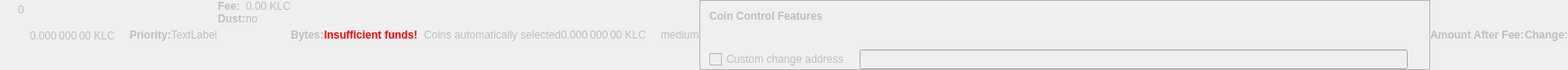
    <widget class="QWidget" name="dummyHideWidget" native="true">
     <property name="enabled">
      <bool>false</bool>
     </property>
     <property name="maximumSize">
      <size>
       <width>100</width>
       <height>22</height>
      </size>
     </property>
     <layout class="QHBoxLayout" name="dummyHideLayout">
      <property name="spacing">
       <number>0</number>
      </property>
      <property name="leftMargin">
       <number>0</number>
      </property>
      <property name="topMargin">
       <number>0</number>
      </property>
      <property name="rightMargin">
       <number>0</number>
      </property>
      <property name="bottomMargin">
       <number>0</number>
      </property>
      <item>
       <layout class="QFormLayout" name="formLayoutCoinControl1">
        <property name="horizontalSpacing">
         <number>10</number>
        </property>
        <property name="verticalSpacing">
         <number>14</number>
        </property>
        <property name="leftMargin">
         <number>10</number>
        </property>
        <property name="topMargin">
         <number>4</number>
        </property>
        <property name="rightMargin">
         <number>6</number>
        </property>
        <item row="0" column="1">
         <widget class="QLabel" name="labelCoinControlBytes">
          <property name="cursor">
           <cursorShape>IBeamCursor</cursorShape>
          </property>
          <property name="contextMenuPolicy">
           <enum>Qt::ActionsContextMenu</enum>
          </property>
          <property name="text">
           <string notr="true">0</string>
          </property>
          <property name="textInteractionFlags">
           <set>Qt::LinksAccessibleByMouse|Qt::TextSelectableByKeyboard|Qt::TextSelectableByMouse</set>
          </property>
         </widget>
        </item>
       </layout>
      </item>
      <item>
       <widget class="QLabel" name="labelCoinControlAfterFee">
        <property name="enabled">
         <bool>false</bool>
        </property>
        <property name="sizePolicy">
         <sizepolicy hsizetype="Fixed" vsizetype="Fixed">
          <horstretch>0</horstretch>
          <verstretch>0</verstretch>
         </sizepolicy>
        </property>
        <property name="minimumSize">
         <size>
          <width>111</width>
          <height>12</height>
         </size>
        </property>
        <property name="maximumSize">
         <size>
          <width>111</width>
          <height>12</height>
         </size>
        </property>
        <property name="cursor">
         <cursorShape>IBeamCursor</cursorShape>
        </property>
        <property name="contextMenuPolicy">
         <enum>Qt::ActionsContextMenu</enum>
        </property>
        <property name="text">
         <string notr="true">0.000 000 00 KLC</string>
        </property>
        <property name="textInteractionFlags">
         <set>Qt::LinksAccessibleByMouse|Qt::TextSelectableByKeyboard|Qt::TextSelectableByMouse</set>
        </property>
       </widget>
      </item>
      <item>
       <widget class="QLabel" name="labelCoinControlPriorityText">
        <property name="enabled">
         <bool>false</bool>
        </property>
        <property name="font">
         <font>
          <weight>75</weight>
          <bold>true</bold>
         </font>
        </property>
        <property name="text">
         <string>Priority:</string>
        </property>
       </widget>
      </item>
      <item>
       <layout class="QHBoxLayout" name="horizontalLayout">
        <item>
         <widget class="QLabel" name="WarningLabel">
          <property name="text">
           <string>TextLabel</string>
          </property>
         </widget>
        </item>
       </layout>
      </item>
      <item>
       <layout class="QFormLayout" name="formLayoutCoinControl3">
        <property name="horizontalSpacing">
         <number>0</number>
        </property>
        <property name="verticalSpacing">
         <number>0</number>
        </property>
        <property name="leftMargin">
         <number>0</number>
        </property>
        <property name="topMargin">
         <number>0</number>
        </property>
        <property name="rightMargin">
         <number>0</number>
        </property>
        <item row="0" column="0">
         <widget class="QLabel" name="labelCoinControlFeeText">
          <property name="enabled">
           <bool>false</bool>
          </property>
          <property name="font">
           <font>
            <weight>75</weight>
            <bold>true</bold>
           </font>
          </property>
          <property name="text">
           <string>Fee:</string>
          </property>
          <property name="margin">
           <number>0</number>
          </property>
         </widget>
        </item>
        <item row="0" column="1">
         <widget class="QLabel" name="labelCoinControlFee">
          <property name="enabled">
           <bool>false</bool>
          </property>
          <property name="cursor">
           <cursorShape>IBeamCursor</cursorShape>
          </property>
          <property name="contextMenuPolicy">
           <enum>Qt::ActionsContextMenu</enum>
          </property>
          <property name="text">
           <string notr="true">0.00 KLC</string>
          </property>
          <property name="textInteractionFlags">
           <set>Qt::LinksAccessibleByMouse|Qt::TextSelectableByKeyboard|Qt::TextSelectableByMouse</set>
          </property>
         </widget>
        </item>
        <item row="1" column="0">
         <widget class="QLabel" name="labelCoinControlLowOutputText">
          <property name="enabled">
           <bool>false</bool>
          </property>
          <property name="font">
           <font>
            <weight>75</weight>
            <bold>true</bold>
           </font>
          </property>
          <property name="text">
           <string>Dust:</string>
          </property>
         </widget>
        </item>
        <item row="1" column="1">
         <widget class="QLabel" name="labelCoinControlLowOutput">
          <property name="enabled">
           <bool>false</bool>
          </property>
          <property name="cursor">
           <cursorShape>IBeamCursor</cursorShape>
          </property>
          <property name="contextMenuPolicy">
           <enum>Qt::ActionsContextMenu</enum>
          </property>
          <property name="text">
           <string>no</string>
          </property>
          <property name="textInteractionFlags">
           <set>Qt::LinksAccessibleByMouse|Qt::TextSelectableByKeyboard|Qt::TextSelectableByMouse</set>
          </property>
         </widget>
        </item>
       </layout>
      </item>
      <item>
       <widget class="QLabel" name="labelCoinControlBytesText">
        <property name="enabled">
         <bool>false</bool>
        </property>
        <property name="font">
         <font>
          <weight>75</weight>
          <bold>true</bold>
         </font>
        </property>
        <property name="text">
         <string>Bytes:</string>
        </property>
       </widget>
      </item>
      <item>
       <layout class="QFormLayout" name="formLayoutCoinControl2">
        <property name="horizontalSpacing">
         <number>0</number>
        </property>
        <property name="verticalSpacing">
         <number>0</number>
        </property>
        <property name="leftMargin">
         <number>0</number>
        </property>
        <property name="topMargin">
         <number>0</number>
        </property>
        <property name="rightMargin">
         <number>0</number>
        </property>
       </layout>
      </item>
      <item>
       <layout class="QHBoxLayout" name="horizontalLayoutCoinControl2">
        <property name="spacing">
         <number>0</number>
        </property>
        <property name="bottomMargin">
         <number>0</number>
        </property>
       </layout>
      </item>
      <item>
       <widget class="QLabel" name="labelCoinControlInsuffFunds">
        <property name="enabled">
         <bool>false</bool>
        </property>
        <property name="minimumSize">
         <size>
          <width>0</width>
          <height>0</height>
         </size>
        </property>
        <property name="font">
         <font>
          <weight>75</weight>
          <bold>true</bold>
         </font>
        </property>
        <property name="styleSheet">
         <string notr="true">color:red;font-weight:bold;</string>
        </property>
        <property name="text">
         <string>Insufficient funds!</string>
        </property>
        <property name="margin">
         <number>5</number>
        </property>
       </widget>
      </item>
      <item>
       <layout class="QFormLayout" name="formLayoutCoinControl4">
        <property name="horizontalSpacing">
         <number>0</number>
        </property>
        <property name="verticalSpacing">
         <number>0</number>
        </property>
        <property name="leftMargin">
         <number>0</number>
        </property>
        <property name="topMargin">
         <number>0</number>
        </property>
        <property name="rightMargin">
         <number>0</number>
        </property>
       </layout>
      </item>
      <item>
       <widget class="QLabel" name="labelCoinControlChangeLabel">
        <property name="enabled">
         <bool>false</bool>
        </property>
        <property name="sizePolicy">
         <sizepolicy hsizetype="Preferred" vsizetype="Expanding">
          <horstretch>0</horstretch>
          <verstretch>0</verstretch>
         </sizepolicy>
        </property>
        <property name="minimumSize">
         <size>
          <width>0</width>
          <height>0</height>
         </size>
        </property>
        <property name="text">
         <string/>
        </property>
        <property name="margin">
         <number>3</number>
        </property>
       </widget>
      </item>
      <item>
       <widget class="QLabel" name="labelCoinControlAutomaticallySelected">
        <property name="enabled">
         <bool>false</bool>
        </property>
        <property name="sizePolicy">
         <sizepolicy hsizetype="Fixed" vsizetype="Fixed">
          <horstretch>0</horstretch>
          <verstretch>0</verstretch>
         </sizepolicy>
        </property>
        <property name="minimumSize">
         <size>
          <width>0</width>
          <height>0</height>
         </size>
        </property>
        <property name="maximumSize">
         <size>
          <width>240</width>
          <height>16777215</height>
         </size>
        </property>
        <property name="text">
         <string>Coins automatically selected</string>
        </property>
        <property name="margin">
         <number>5</number>
        </property>
       </widget>
      </item>
      <item>
       <widget class="QLabel" name="labelCoinControlChange">
        <property name="enabled">
         <bool>false</bool>
        </property>
        <property name="sizePolicy">
         <sizepolicy hsizetype="Fixed" vsizetype="Fixed">
          <horstretch>0</horstretch>
          <verstretch>0</verstretch>
         </sizepolicy>
        </property>
        <property name="minimumSize">
         <size>
          <width>111</width>
          <height>0</height>
         </size>
        </property>
        <property name="maximumSize">
         <size>
          <width>111</width>
          <height>16777215</height>
         </size>
        </property>
        <property name="cursor">
         <cursorShape>IBeamCursor</cursorShape>
        </property>
        <property name="contextMenuPolicy">
         <enum>Qt::ActionsContextMenu</enum>
        </property>
        <property name="text">
         <string notr="true">0.000 000 00 KLC</string>
        </property>
        <property name="textInteractionFlags">
         <set>Qt::LinksAccessibleByMouse|Qt::TextSelectableByKeyboard|Qt::TextSelectableByMouse</set>
        </property>
       </widget>
      </item>
      <item>
       <widget class="QLabel" name="labelCoinControlPriority">
        <property name="enabled">
         <bool>false</bool>
        </property>
        <property name="cursor">
         <cursorShape>IBeamCursor</cursorShape>
        </property>
        <property name="contextMenuPolicy">
         <enum>Qt::ActionsContextMenu</enum>
        </property>
        <property name="text">
         <string>medium</string>
        </property>
        <property name="textInteractionFlags">
         <set>Qt::LinksAccessibleByMouse|Qt::TextSelectableByKeyboard|Qt::TextSelectableByMouse</set>
        </property>
       </widget>
      </item>
      <item>
       <widget class="QFrame" name="frameCoinControl">
        <property name="sizePolicy">
         <sizepolicy hsizetype="Expanding" vsizetype="Expanding">
          <horstretch>0</horstretch>
          <verstretch>0</verstretch>
         </sizepolicy>
        </property>
        <property name="maximumSize">
         <size>
          <width>16777215</width>
          <height>16777215</height>
         </size>
        </property>
        <property name="frameShape">
         <enum>QFrame::StyledPanel</enum>
        </property>
        <property name="frameShadow">
         <enum>QFrame::Sunken</enum>
        </property>
        <layout class="QVBoxLayout" name="verticalLayoutCoinControl2_2">
         <property name="spacing">
          <number>0</number>
         </property>
         <property name="leftMargin">
          <number>0</number>
         </property>
         <property name="topMargin">
          <number>0</number>
         </property>
         <property name="rightMargin">
          <number>0</number>
         </property>
         <property name="bottomMargin">
          <number>0</number>
         </property>
         <item>
          <layout class="QVBoxLayout" name="verticalLayoutCoinControl" stretch="0,0,0,1">
           <property name="spacing">
            <number>0</number>
           </property>
           <property name="leftMargin">
            <number>10</number>
           </property>
           <property name="topMargin">
            <number>10</number>
           </property>
           <item>
            <layout class="QHBoxLayout" name="horizontalLayoutCoinControl1">
             <property name="bottomMargin">
              <number>15</number>
             </property>
             <item>
              <widget class="QLabel" name="labelCoinControlFeatures">
               <property name="enabled">
                <bool>false</bool>
               </property>
               <property name="sizePolicy">
                <sizepolicy hsizetype="Preferred" vsizetype="Maximum">
                 <horstretch>0</horstretch>
                 <verstretch>0</verstretch>
                </sizepolicy>
               </property>
               <property name="font">
                <font>
                 <weight>75</weight>
                 <bold>true</bold>
                </font>
               </property>
               <property name="styleSheet">
                <string notr="true">font-weight:bold;</string>
               </property>
               <property name="text">
                <string>Coin Control Features</string>
               </property>
              </widget>
             </item>
            </layout>
           </item>
           <item>
            <widget class="QWidget" name="widgetCoinControl" native="true">
             <property name="sizePolicy">
              <sizepolicy hsizetype="Preferred" vsizetype="Preferred">
               <horstretch>0</horstretch>
               <verstretch>0</verstretch>
              </sizepolicy>
             </property>
             <property name="minimumSize">
              <size>
               <width>0</width>
               <height>0</height>
              </size>
             </property>
             <property name="styleSheet">
              <string notr="true"/>
             </property>
             <layout class="QHBoxLayout" name="horizontalLayoutCoinControl5_2">
              <property name="leftMargin">
               <number>0</number>
              </property>
              <property name="topMargin">
               <number>0</number>
              </property>
              <property name="rightMargin">
               <number>0</number>
              </property>
              <property name="bottomMargin">
               <number>0</number>
              </property>
              <item>
               <layout class="QHBoxLayout" name="horizontalLayoutCoinControl3">
                <property name="spacing">
                 <number>20</number>
                </property>
                <property name="topMargin">
                 <number>0</number>
                </property>
                <property name="bottomMargin">
                 <number>10</number>
                </property>
               </layout>
              </item>
             </layout>
            </widget>
           </item>
           <item>
            <layout class="QHBoxLayout" name="horizontalLayoutCoinControl4" stretch="0,0,0">
             <property name="spacing">
              <number>12</number>
             </property>
             <property name="sizeConstraint">
              <enum>QLayout::SetDefaultConstraint</enum>
             </property>
             <property name="topMargin">
              <number>5</number>
             </property>
             <property name="rightMargin">
              <number>5</number>
             </property>
             <item>
              <widget class="QCheckBox" name="checkBoxCoinControlChange">
               <property name="enabled">
                <bool>false</bool>
               </property>
               <property name="toolTip">
                <string>If this is activated, but the change address is empty or invalid, change will be sent to a newly generated address.</string>
               </property>
               <property name="text">
                <string>Custom change address</string>
               </property>
              </widget>
             </item>
             <item>
              <widget class="QValidatedLineEdit" name="lineEditCoinControlChange">
               <property name="enabled">
                <bool>false</bool>
               </property>
               <property name="sizePolicy">
                <sizepolicy hsizetype="Expanding" vsizetype="Fixed">
                 <horstretch>0</horstretch>
                 <verstretch>0</verstretch>
                </sizepolicy>
               </property>
              </widget>
             </item>
             <item>
              <widget class="QLabel" name="labelCoinControlChangeLabel_2">
               <property name="sizePolicy">
                <sizepolicy hsizetype="Preferred" vsizetype="Expanding">
                 <horstretch>0</horstretch>
                 <verstretch>0</verstretch>
                </sizepolicy>
               </property>
               <property name="minimumSize">
                <size>
                 <width>0</width>
                 <height>0</height>
                </size>
               </property>
               <property name="text">
                <string/>
               </property>
               <property name="margin">
                <number>3</number>
               </property>
              </widget>
             </item>
            </layout>
           </item>
           <item>
            <spacer name="verticalSpacerCoinControl">
             <property name="orientation">
              <enum>Qt::Vertical</enum>
             </property>
             <property name="sizeHint" stdset="0">
              <size>
               <width>800</width>
               <height>1</height>
              </size>
             </property>
            </spacer>
           </item>
          </layout>
         </item>
        </layout>
       </widget>
      </item>
      <item>
       <widget class="QLabel" name="labelCoinControlAfterFeeText">
        <property name="enabled">
         <bool>false</bool>
        </property>
        <property name="minimumSize">
         <size>
          <width>0</width>
          <height>0</height>
         </size>
        </property>
        <property name="maximumSize">
         <size>
          <width>16777215</width>
          <height>16777215</height>
         </size>
        </property>
        <property name="font">
         <font>
          <weight>75</weight>
          <bold>true</bold>
         </font>
        </property>
        <property name="text">
         <string>Amount After Fee:</string>
        </property>
        <property name="alignment">
         <set>Qt::AlignLeading|Qt::AlignLeft|Qt::AlignVCenter</set>
        </property>
        <property name="margin">
         <number>0</number>
        </property>
       </widget>
      </item>
      <item>
       <widget class="QLabel" name="labelCoinControlChangeText">
        <property name="enabled">
         <bool>false</bool>
        </property>
        <property name="sizePolicy">
         <sizepolicy hsizetype="Preferred" vsizetype="Preferred">
          <horstretch>0</horstretch>
          <verstretch>0</verstretch>
         </sizepolicy>
        </property>
        <property name="minimumSize">
         <size>
          <width>0</width>
          <height>0</height>
         </size>
        </property>
        <property name="maximumSize">
         <size>
          <width>16777215</width>
          <height>16777215</height>
         </size>
        </property>
        <property name="font">
         <font>
          <weight>75</weight>
          <bold>true</bold>
         </font>
        </property>
        <property name="text">
         <string>Change:</string>
        </property>
        <property name="alignment">
         <set>Qt::AlignLeading|Qt::AlignLeft|Qt::AlignVCenter</set>
        </property>
       </widget>
      </item>
     </layout>
    </widget>
